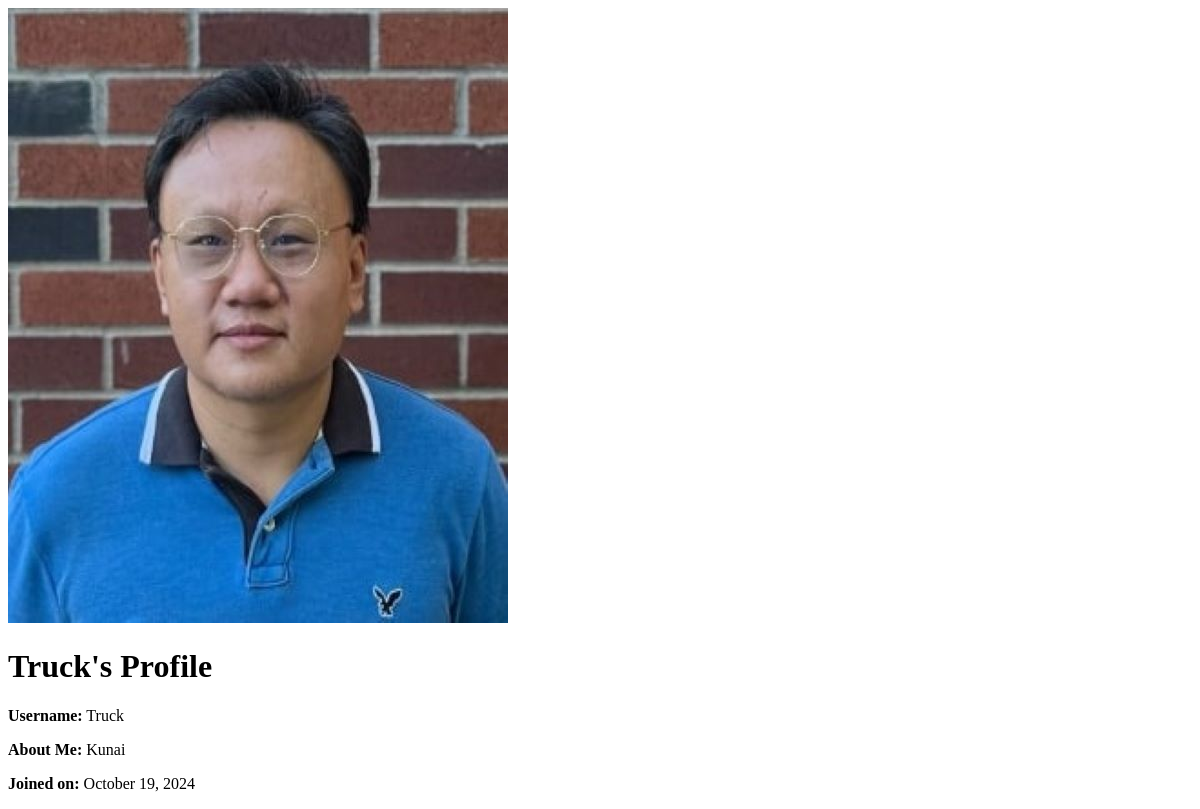
/profile/Truck/ (signed in), run on an earlier commit of the app's database.
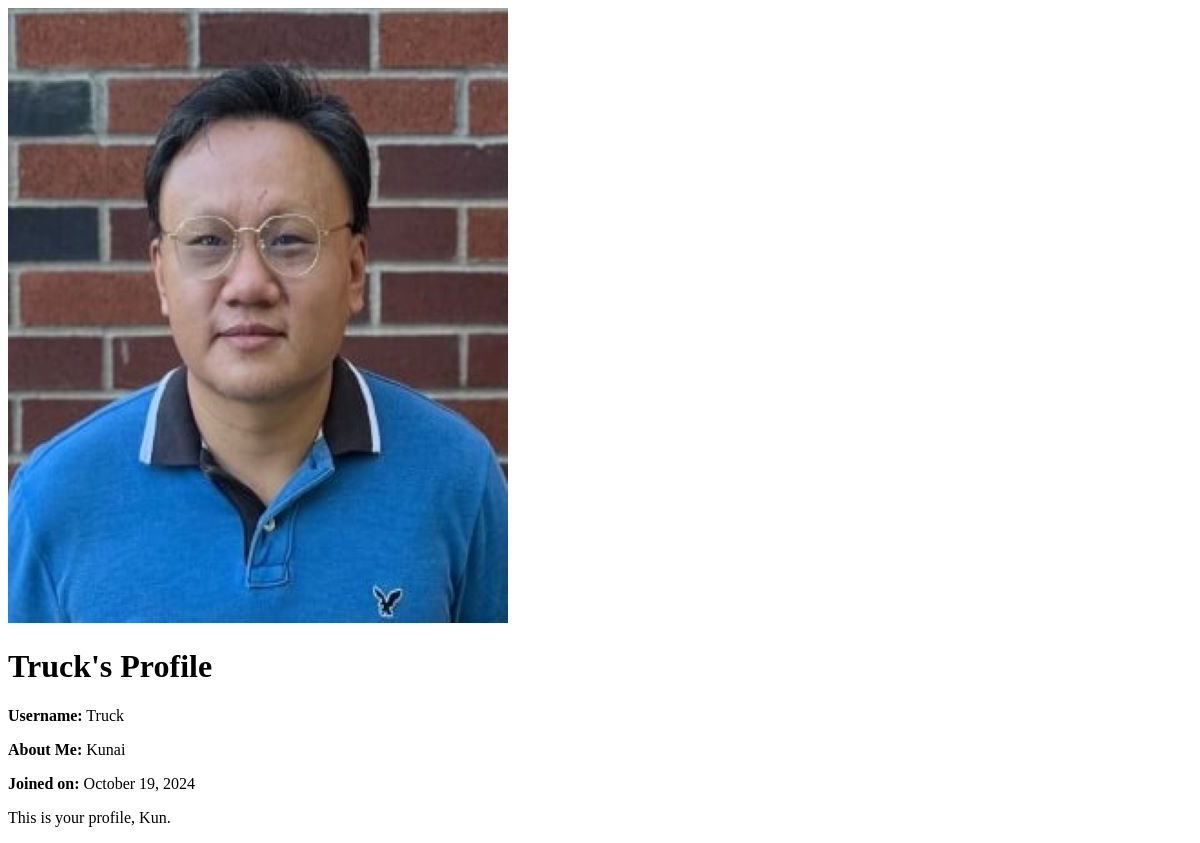
And on a later commit of the database.
### codestuff/models.py (models this page shows, shortened)
class Profile(models.Model):
    user = models.OneToOneField(User, on_delete=models.CASCADE)
    username = models.CharField(max_length=200, blank=True, null=True)
    email = models.EmailField(blank=True, null=True)
    avatar = models.ImageField(upload_to='media', null=True, blank=True, verbose_name="Profile picture")
    alternate = models.TextField(verbose_name="Alternate text", blank=True, null=True)
    about_me = models.TextField(blank=True, null=True)
    keywords = models.ManyToManyField(Keywords)
    opt_in = models.BooleanField(default=False)
    position = models.UUIDField(
        default=uuid.uuid4,
        editable=False,
        unique=True,
        help_text="Position for sorting",
    )
    is_active = models.IntegerField(default=1,
                                    blank=True,
                                    null=True,
                                    help_text='1->Active, 0->Inactive',
                                    choices=((1, 'Active'), (0, 'Inactive')), verbose_name="Set active?")
    class Meta:
        verbose_name = "Account Profile"
        verbose_name_plural = "Account Profiles"

### codestuff/views.py (the view)
# urls.py: path('profile/<str:username>/', ProfileView.as_view(), name='profile'),
class ProfileView(DetailView):
    model = Profile
    template_name = 'profile.html'
    context_object_name = 'profile'
    def get_object(self):
        user = get_object_or_404(User, username=self.kwargs['username'])
        return get_object_or_404(Profile, user=user)
    def get_context_data(self, **kwargs):
        context = super().get_context_data(**kwargs)
        context['username'] = self.kwargs['username']
        signed_in_user = self.request.user
        if signed_in_user.is_authenticated:
            context['user_profile'] = Profile.objects.filter(user=signed_in_user).first()
        return context

### templates/profile.html (shortened to what this page needs)
<!DOCTYPE html>
<html lang="en">
<head>
</head>
<body>
    <img src="{{profile.avatar.url}}">
    <h1> {{ profile.user.username }}'s Profile </h1>
    <p><strong>Username:</strong> {{ profile.user.username }}</p>
    <p><strong>About Me:</strong> {{ profile.about_me }}</p>
    <p><strong>Joined on:</strong> {{ profile.user.date_joined|date:"F j, Y" }}</p>
    {% if user_profile %}
        <p>This is your profile, {{ user_profile.user.username }}.</p>
    {% endif %}
</body>
</html>

What changed in the data, as far as the page shows it:
added Profile: user.username "Kun"
Also different on the page:
text now shown: "This is your profile, ."
